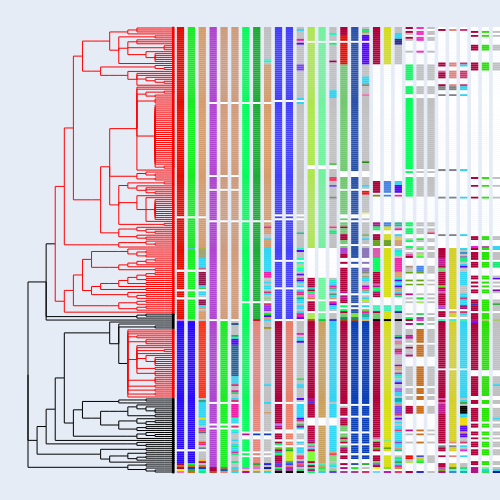

Notebook cell for this chart:
### Markdown cell above
### Interactive visualization

Cassiopeia also provides the option to visualize trees *interactively* using [Plotly](https://plotly.com/) with the `cas.pl.plot_plotly` function.

It is important to note that interactive plotting tends to get really slow with large trees.

### Code cell
cas.pl.plot_plotly(tree, orient="right", allele_table=allele_table, clade_colors=clade_colors)
